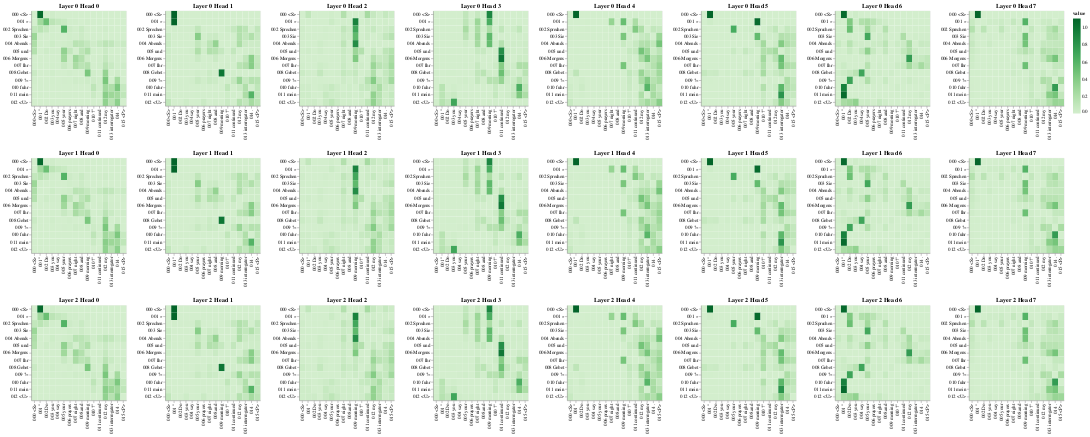

The notebook cell saved with this chart:
### Code cell
# Cross-Attention
get_all_attention_maps("encoder-decoder", layers, heads, encoder_input_tokens, decoder_input_tokens, min(20, sentence_len))

### Figure 1 — Vega-Lite specification as saved in the notebook (floating-point values rounded to 4 significant figures; data arrays with more than 128 entries replaced by an {"elided": "..."} marker saying what was removed)
{"config": {"view": {"continuousWidth": 300, "continuousHeight": 300}}, "vconcat": [{"hconcat": [{"data": {"name": "data-2c201715b7340d4cc9a8c997e9f61cdc"}, "mark": {"type": "rect"}, "encoding": {"color": {"field": "value", "scale": {"scheme": "greens"}, "type": "quantitative"}, "tooltip": [{"field": "row", "type": "quantitative"}, {"field": "column", "type": "quantitative"}, {"field": "value", "type": "quantitative"}, {"field": "row_token", "type": "nominal"}, {"field": "col_token", "type": "nominal"}], "x": {"axis": {"title": ""}, "field": "col_token", "type": "nominal"}, "y": {"axis": {"title": ""}, "field": "row_token", "type": "nominal"}}, "height": 200, "name": "view_97", "title": "Layer 0 Head 0", "width": 200}, {"data": {"name": "data-9db9357b31fbee052a65d277dfdee2fd"}, "mark": {"type": "rect"}, "encoding": {"color": {"field": "value", "scale": {"scheme": "greens"}, "type": "quantitative"}, "tooltip": [{"field": "row", "type": "quantitative"}, {"field": "column", "type": "quantitative"}, {"field": "value", "type": "quantitative"}, {"field": "row_token", "type": "nominal"}, {"field": "col_token", "type": "nominal"}], "x": {"axis": {"title": ""}, "field": "col_token", "type": "nominal"}, "y": {"axis": {"title": ""}, "field": "row_token", "type": "nominal"}}, "height": 200, "name": "view_98", "title": "Layer 0 Head 1", "width": 200}, {"data": {"name": "data-b565f913f7e7ec9901188398f9d6143c"}, "mark": {"type": "rect"}, "encoding": {"color": {"field": "value", "scale": {"scheme": "greens"}, "type": "quantitative"}, "tooltip": [{"field": "row", "type": "quantitative"}, {"field": "column", "type": "quantitative"}, {"field": "value", "type": "quantitative"}, {"field": "row_token", "type": "nominal"}, {"field": "col_token", "type": "nominal"}], "x": {"axis": {"title": ""}, "field": "col_token", "type": "nominal"}, "y": {"axis": {"title": ""}, "field": "row_token", "type": "nominal"}}, "height": 200, "name": "view_99", "title": "Layer 0 Head 2", "width": 200}, {"data": {"name": "data-474d21b0674ab1707d52a2e52684dc60"}, "mark": {"type": "rect"}, "encoding": {"color": {"field": "value", "scale": {"scheme": "greens"}, "type": "quantitative"}, "tooltip": [{"field": "row", "type": "quantitative"}, {"field": "column", "type": "quantitative"}, {"field": "value", "type": "quantitative"}, {"field": "row_token", "type": "nominal"}, {"field": "col_token", "type": "nominal"}], "x": {"axis": {"title": ""}, "field": "col_token", "type": "nominal"}, "y": {"axis": {"title": ""}, "field": "row_token", "type": "nominal"}}, "height": 200, "name": "view_100", "title": "Layer 0 Head 3", "width": 200}, {"data": {"name": "data-d1bdd7f8c239761679d5ee3f16938e56"}, "mark": {"type": "rect"}, "encoding": {"color": {"field": "value", "scale": {"scheme": "greens"}, "type": "quantitative"}, "tooltip": [{"field": "row", "type": "quantitative"}, {"field": "column", "type": "quantitative"}, {"field": "value", "type": "quantitative"}, {"field": "row_token", "type": "nominal"}, {"field": "col_token", "type": "nominal"}], "x": {"axis": {"title": ""}, "field": "col_token", "type": "nominal"}, "y": {"axis": {"title": ""}, "field": "row_token", "type": "nominal"}}, "height": 200, "name": "view_101", "title": "Layer 0 Head 4", "width": 200}, {"data": {"name": "data-2d0787903dcf3db4785031c230c380ed"}, "mark": {"type": "rect"}, "encoding": {"color": {"field": "value", "scale": {"scheme": "greens"}, "type": "quantitative"}, "tooltip": [{"field": "row", "type": "quantitative"}, {"field": "column", "type": "quantitative"}, {"field": "value", "type": "quantitative"}, {"field": "row_token", "type": "nominal"}, {"field": "col_token", "type": "nominal"}], "x": {"axis": {"title": ""}, "field": "col_token", "type": "nominal"}, "y": {"axis": {"title": ""}, "field": "row_token", "type": "nominal"}}, "height": 200, "name": "view_102", "title": "Layer 0 Head 5", "width": 200}, {"data": {"name": "data-f4490ccb13a0b7cb911de0faf6ff606f"}, "mark": {"type": "rect"}, "encoding": {"color": {"field": "value", "scale": {"scheme": "greens"}, "type": "quantitative"}, "tooltip": [{"field": "row", "type": "quantitative"}, {"field": "column", "type": "quantitative"}, {"field": "value", "type": "quantitative"}, {"field": "row_token", "type": "nominal"}, {"field": "col_token", "type": "nominal"}], "x": {"axis": {"title": ""}, "field": "col_token", "type": "nominal"}, "y": {"axis": {"title": ""}, "field": "row_token", "type": "nominal"}}, "height": 200, "name": "view_103", "title": "Layer 0 Head 6", "width": 200}, {"data": {"name": "data-016a374284fdfd6160dbf0d87c099295"}, "mark": {"type": "rect"}, "encoding": {"color": {"field": "value", "scale": {"scheme": "greens"}, "type": "quantitative"}, "tooltip": [{"field": "row", "type": "quantitative"}, {"field": "column", "type": "quantitative"}, {"field": "value", "type": "quantitative"}, {"field": "row_token", "type": "nominal"}, {"field": "col_token", "type": "nominal"}], "x": {"axis": {"title": ""}, "field": "col_token", "type": "nominal"}, "y": {"axis": {"title": ""}, "field": "row_token", "type": "nominal"}}, "height": 200, "name": "view_104", "title": "Layer 0 Head 7", "width": 200}]}, {"hconcat": [{"data": {"name": "data-2c201715b7340d4cc9a8c997e9f61cdc"}, "mark": {"type": "rect"}, "encoding": {"color": {"field": "value", "scale": {"scheme": "greens"}, "type": "quantitative"}, "tooltip": [{"field": "row", "type": "quantitative"}, {"field": "column", "type": "quantitative"}, {"field": "value", "type": "quantitative"}, {"field": "row_token", "type": "nominal"}, {"field": "col_token", "type": "nominal"}], "x": {"axis": {"title": ""}, "field": "col_token", "type": "nominal"}, "y": {"axis": {"title": ""}, "field": "row_token", "type": "nominal"}}, "height": 200, "name": "view_105", "title": "Layer 1 Head 0", "width": 200}, {"data": {"name": "data-9db9357b31fbee052a65d277dfdee2fd"}, "mark": {"type": "rect"}, "encoding": {"color": {"field": "value", "scale": {"scheme": "greens"}, "type": "quantitative"}, "tooltip": [{"field": "row", "type": "quantitative"}, {"field": "column", "type": "quantitative"}, {"field": "value", "type": "quantitative"}, {"field": "row_token", "type": "nominal"}, {"field": "col_token", "type": "nominal"}], "x": {"axis": {"title": ""}, "field": "col_token", "type": "nominal"}, "y": {"axis": {"title": ""}, "field": "row_token", "type": "nominal"}}, "height": 200, "name": "view_106", "title": "Layer 1 Head 1", "width": 200}, {"data": {"name": "data-b565f913f7e7ec9901188398f9d6143c"}, "mark": {"type": "rect"}, "encoding": {"color": {"field": "value", "scale": {"scheme": "greens"}, "type": "quantitative"}, "tooltip": [{"field": "row", "type": "quantitative"}, {"field": "column", "type": "quantitative"}, {"field": "value", "type": "quantitative"}, {"field": "row_token", "type": "nominal"}, {"field": "col_token", "type": "nominal"}], "x": {"axis": {"title": ""}, "field": "col_token", "type": "nominal"}, "y": {"axis": {"title": ""}, "field": "row_token", "type": "nominal"}}, "height": 200, "name": "view_107", "title": "Layer 1 Head 2", "width": 200}, {"data": {"name": "data-474d21b0674ab1707d52a2e52684dc60"}, "mark": {"type": "rect"}, "encoding": {"color": {"field": "value", "scale": {"scheme": "greens"}, "type": "quantitative"}, "tooltip": [{"field": "row", "type": "quantitative"}, {"field": "column", "type": "quantitative"}, {"field": "value", "type": "quantitative"}, {"field": "row_token", "type": "nominal"}, {"field": "col_token", "type": "nominal"}], "x": {"axis": {"title": ""}, "field": "col_token", "type": "nominal"}, "y": {"axis": {"title": ""}, "field": "row_token", "type": "nominal"}}, "height": 200, "name": "view_108", "title": "Layer 1 Head 3", "width": 200}, {"data": {"name": "data-d1bdd7f8c239761679d5ee3f16938e56"}, "mark": {"type": "rect"}, "encoding": {"color": {"field": "value", "scale": {"scheme": "greens"}, "type": "quantitative"}, "tooltip": [{"field": "row", "type": "quantitative"}, {"field": "column", "type": "quantitative"}, {"field": "value", "type": "quantitative"}, {"field": "row_token", "type": "nominal"}, {"field": "col_token", "type": "nominal"}], "x": {"axis": {"title": ""}, "field": "col_token", "type": "nominal"}, "y": {"axis": {"title": ""}, "field": "row_token", "type": "nominal"}}, "height": 200, "name": "view_109", "title": "Layer 1 Head 4", "width": 200}, {"data": {"name": "data-2d0787903dcf3db4785031c230c380ed"}, "mark": {"type": "rect"}, "encoding": {"color": {"field": "value", "scale": {"scheme": "greens"}, "type": "quantitative"}, "tooltip": [{"field": "row", "type": "quantitative"}, {"field": "column", "type": "quantitative"}, {"field": "value", "type": "quantitative"}, {"field": "row_token", "type": "nominal"}, {"field": "col_token", "type": "nominal"}], "x": {"axis": {"title": ""}, "field": "col_token", "type": "nominal"}, "y": {"axis": {"title": ""}, "field": "row_token", "type": "nominal"}}, "height": 200, "name": "view_110", "title": "Layer 1 Head 5", "width": 200}, {"data": {"name": "data-f4490ccb13a0b7cb911de0faf6ff606f"}, "mark": {"type": "rect"}, "encoding": {"color": {"field": "value", "scale": {"scheme": "greens"}, "type": "quantitative"}, "tooltip": [{"field": "row", "type": "quantitative"}, {"field": "column", "type": "quantitative"}, {"field": "value", "type": "quantitative"}, {"field": "row_token", "type": "nominal"}, {"field": "col_token", "type": "nominal"}], "x": {"axis": {"title": ""}, "field": "col_token", "type": "nominal"}, "y": {"axis": {"title": ""}, "field": "row_token", "type": "nominal"}}, "height": 200, "name": "view_111", "title": "Layer 1 Head 6", "width": 200}, {"data": {"name": "data-016a374284fdfd6160dbf0d87c099295"}, "mark": {"type": "rect"}, "encoding": {"color": {"field": "value", "scale": {"scheme": "greens"}, "type": "quantitative"}, "tooltip": [{"field": "row", "type": "quantitative"}, {"field": "column", "type": "quantitative"}, {"field": "value", "type": "quantitative"}, {"field": "row_token", "type": "nominal"}, {"field": "col_token", "type": "nominal"}], "x": {"axis": {"title": ""}, "field": "col_token", "type": "nominal"}, "y": {"axis": {"title": ""}, "field": "row_token", "type": "nominal"}}, "height": 200, "name": "view_112", "title": "Layer 1 Head 7", "width": 200}]}, {"hconcat": [{"data": {"name": "data-2c201715b7340d4cc9a8c997e9f61cdc"}, "mark": {"type": "rect"}, "encoding": {"color": {"field": "value", "scale": {"scheme": "greens"}, "type": "quantitative"}, "tooltip": [{"field": "row", "type": "quantitative"}, {"field": "column", "type": "quantitative"}, {"field": "value", "type": "quantitative"}, {"field": "row_token", "type": "nominal"}, {"field": "col_token", "type": "nominal"}], "x": {"axis": {"title": ""}, "field": "col_token", "type": "nominal"}, "y": {"axis": {"title": ""}, "field": "row_token", "type": "nominal"}}, "height": 200, "name": "view_113", "title": "Layer 2 Head 0", "width": 200}, {"data": {"name": "data-9db9357b31fbee052a65d277dfdee2fd"}, "mark": {"type": "rect"}, "encoding": {"color": {"field": "value", "scale": {"scheme": "greens"}, "type": "quantitative"}, "tooltip": [{"field": "row", "type": "quantitative"}, {"field": "column", "type": "quantitative"}, {"field": "value", "type": "quantitative"}, {"field": "row_token", "type": "nominal"}, {"field": "col_token", "type": "nominal"}], "x": {"axis": {"title": ""}, "field": "col_token", "type": "nominal"}, "y": {"axis": {"title": ""}, "field": "row_token", "type": "nominal"}}, "height": 200, "name": "view_114", "title": "Layer 2 Head 1", "width": 200}, {"data": {"name": "data-b565f913f7e7ec9901188398f9d6143c"}, "mark": {"type": "rect"}, "encoding": {"color": {"field": "value", "scale": {"scheme": "greens"}, "type": "quantitative"}, "tooltip": [{"field": "row", "type": "quantitative"}, {"field": "column", "type": "quantitative"}, {"field": "value", "type": "quantitative"}, {"field": "row_token", "type": "nominal"}, {"field": "col_token", "type": "nominal"}], "x": {"axis": {"title": ""}, "field": "col_token", "type": "nominal"}, "y": {"axis": {"title": ""}, "field": "row_token", "type": "nominal"}}, "height": 200, "name": "view_115", "title": "Layer 2 Head 2", "width": 200}, {"data": {"name": "data-474d21b0674ab1707d52a2e52684dc60"}, "mark": {"type": "rect"}, "encoding": {"color": {"field": "value", "scale": {"scheme": "greens"}, "type": "quantitative"}, "tooltip": [{"field": "row", "type": "quantitative"}, {"field": "column", "type": "quantitative"}, {"field": "value", "type": "quantitative"}, {"field": "row_token", "type": "nominal"}, {"field": "col_token", "type": "nominal"}], "x": {"axis": {"title": ""}, "field": "col_token", "type": "nominal"}, "y": {"axis": {"title": ""}, "field": "row_token", "type": "nominal"}}, "height": 200, "name": "view_116", "title": "Layer 2 Head 3", "width": 200}, {"data": {"name": "data-d1bdd7f8c239761679d5ee3f16938e56"}, "mark": {"type": "rect"}, "encoding": {"color": {"field": "value", "scale": {"scheme": "greens"}, "type": "quantitative"}, "tooltip": [{"field": "row", "type": "quantitative"}, {"field": "column", "type": "quantitative"}, {"field": "value", "type": "quantitative"}, {"field": "row_token", "type": "nominal"}, {"field": "col_token", "type": "nominal"}], "x": {"axis": {"title": ""}, "field": "col_token", "type": "nominal"}, "y": {"axis": {"title": ""}, "field": "row_token", "type": "nominal"}}, "height": 200, "name": "view_117", "title": "Layer 2 Head 4", "width": 200}, {"data": {"name": "data-2d0787903dcf3db4785031c230c380ed"}, "mark": {"type": "rect"}, "encoding": {"color": {"field": "value", "scale": {"scheme": "greens"}, "type": "quantitative"}, "tooltip": [{"field": "row", "type": "quantitative"}, {"field": "column", "type": "quantitative"}, {"field": "value", "type": "quantitative"}, {"field": "row_token", "type": "nominal"}, {"field": "col_token", "type": "nominal"}], "x": {"axis": {"title": ""}, "field": "col_token", "type": "nominal"}, "y": {"axis": {"title": ""}, "field": "row_token", "type": "nominal"}}, "height": 200, "name": "view_118", "title": "Layer 2 Head 5", "width": 200}, {"data": {"name": "data-f4490ccb13a0b7cb911de0faf6ff606f"}, "mark": {"type": "rect"}, "encoding": {"color": {"field": "value", "scale": {"scheme": "greens"}, "type": "quantitative"}, "tooltip": [{"field": "row", "type": "quantitative"}, {"field": "column", "type": "quantitative"}, {"field": "value", "type": "quantitative"}, {"field": "row_token", "type": "nominal"}, {"field": "col_token", "type": "nominal"}], "x": {"axis": {"title": ""}, "field": "col_token", "type": "nominal"}, "y": {"axis": {"title": ""}, "field": "row_token", "type": "nominal"}}, "height": 200, "name": "view_119", "title": "Layer 2 Head 6", "width": 200}, {"data": {"name": "data-016a374284fdfd6160dbf0d87c099295"}, "mark": {"type": "rect"}, "encoding": {"color": {"field": "value", "scale": {"scheme": "greens"}, "type": "quantitative"}, "tooltip": [{"field": "row", "type": "quantitative"}, {"field": "column", "type": "quantitative"}, {"field": "value", "type": "quantitative"}, {"field": "row_token", "type": "nominal"}, {"field": "col_token", "type": "nominal"}], "x": {"axis": {"title": ""}, "field": "col_token", "type": "nominal"}, "y": {"axis": {"title": ""}, "field": "row_token", "type": "nominal"}}, "height": 200, "name": "view_120", "title": "Layer 2 Head 7", "width": 200}]}], "params": [{"name": "param_97", "select": {"type": "interval", "encodings": ["x", "y"]}, "bind": "scales", "views": ["view_97"]}, {"name": "param_98", "select": {"type": "interval", "encodings": ["x", "y"]}, "bind": "scales", "views": ["view_98"]}, {"name": "param_99", "select": {"type": "interval", "encodings": ["x", "y"]}, "bind": "scales", "views": ["view_99"]}, {"name": "param_100", "select": {"type": "interval", "encodings": ["x", "y"]}, "bind": "scales", "views": ["view_100"]}, {"name": "param_101", "select": {"type": "interval", "encodings": ["x", "y"]}, "bind": "scales", "views": ["view_101"]}, {"name": "param_102", "select": {"type": "interval", "encodings": ["x", "y"]}, "bind": "scales", "views": ["view_102"]}, {"name": "param_103", "select": {"type": "interval", "encodings": ["x", "y"]}, "bind": "scales", "views": ["view_103"]}, {"name": "param_104", "select": {"type": "interval", "encodings": ["x", "y"]}, "bind": "scales", "views": ["view_104"]}, {"name": "param_105", "select": {"type": "interval", "encodings": ["x", "y"]}, "bind": "scales", "views": ["view_105"]}, {"name": "param_106", "select": {"type": "interval", "encodings": ["x", "y"]}, "bind": "scales", "views": ["view_106"]}, {"name": "param_107", "select": {"type": "interval", "encodings": ["x", "y"]}, "bind": "scales", "views": ["view_107"]}, {"name": "param_108", "select": {"type": "interval", "encodings": ["x", "y"]}, "bind": "scales", "views": ["view_108"]}, {"name": "param_109", "select": {"type": "interval", "encodings": ["x", "y"]}, "bind": "scales", "views": ["view_109"]}, {"name": "param_110", "select": {"type": "interval", "encodings": ["x", "y"]}, "bind": "scales", "views": ["view_110"]}, {"name": "param_111", "select": {"type": "interval", "encodings": ["x", "y"]}, "bind": "scales", "views": ["view_111"]}, {"name": "param_112", "select": {"type": "interval", "encodings": ["x", "y"]}, "bind": "scales", "views": ["view_112"]}, {"name": "param_113", "select": {"type": "interval", "encodings": ["x", "y"]}, "bind": "scales", "views": ["view_113"]}, {"name": "param_114", "select": {"type": "interval", "encodings": ["x", "y"]}, "bind": "scales", "views": ["view_114"]}, {"name": "param_115", "select": {"type": "interval", "encodings": ["x", "y"]}, "bind": "scales", "views": ["view_115"]}, {"name": "param_116", "select": {"type": "interval", "encodings": ["x", "y"]}, "bind": "scales", "views": ["view_116"]}, {"name": "param_117", "select": {"type": "interval", "encodings": ["x", "y"]}, "bind": "scales", "views": ["view_117"]}, {"name": "param_118", "select": {"type": "interval", "encodings": ["x", "y"]}, "bind": "scales", "views": ["view_118"]}, {"name": "param_119", "select": {"type": "interval", "encodings": ["x", "y"]}, "bind": "scales", "views": ["view_119"]}, {"name": "param_120", "select": {"type": "interval", "encodings": ["x", "y"]}, "bind": "scales", "views": ["view_120"]}], "$schema": "https://vega.github.io/schema/vega-lite/v5.20.1.json", "datasets": {"data-2c201715b7340d4cc9a8c997e9f61cdc": {"elided": "208 records"}, "data-9db9357b31fbee052a65d277dfdee2fd": {"elided": "208 records"}, "data-b565f913f7e7ec9901188398f9d6143c": {"elided": "208 records"}, "data-474d21b0674ab1707d52a2e52684dc60": {"elided": "208 records"}, "data-d1bdd7f8c239761679d5ee3f16938e56": {"elided": "208 records"}, "data-2d0787903dcf3db4785031c230c380ed": {"elided": "208 records"}, "data-f4490ccb13a0b7cb911de0faf6ff606f": {"elided": "208 records"}, "data-016a374284fdfd6160dbf0d87c099295": {"elided": "208 records"}}}
